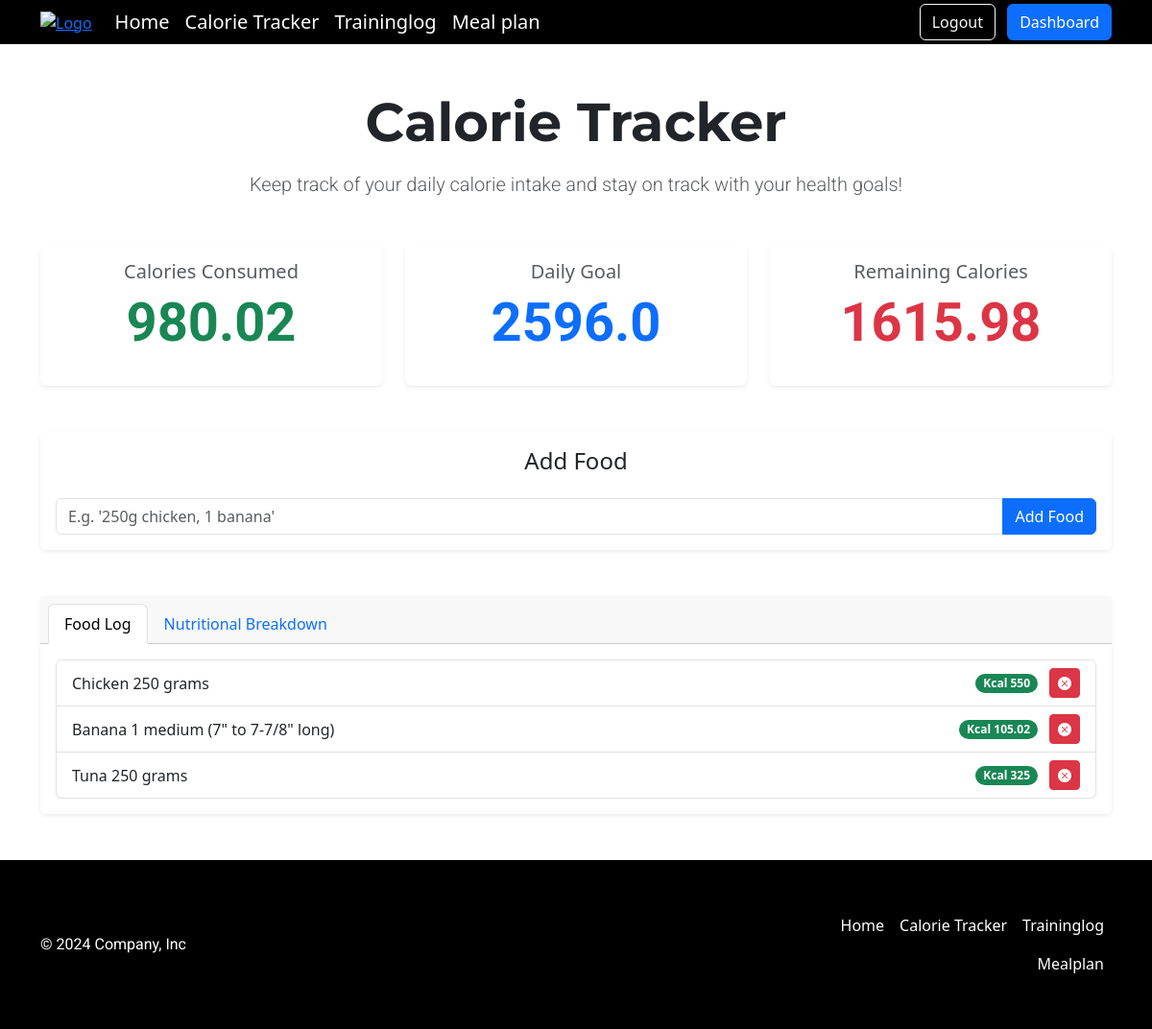
/calorietracker (signed in), run on an earlier commit of the app's database.
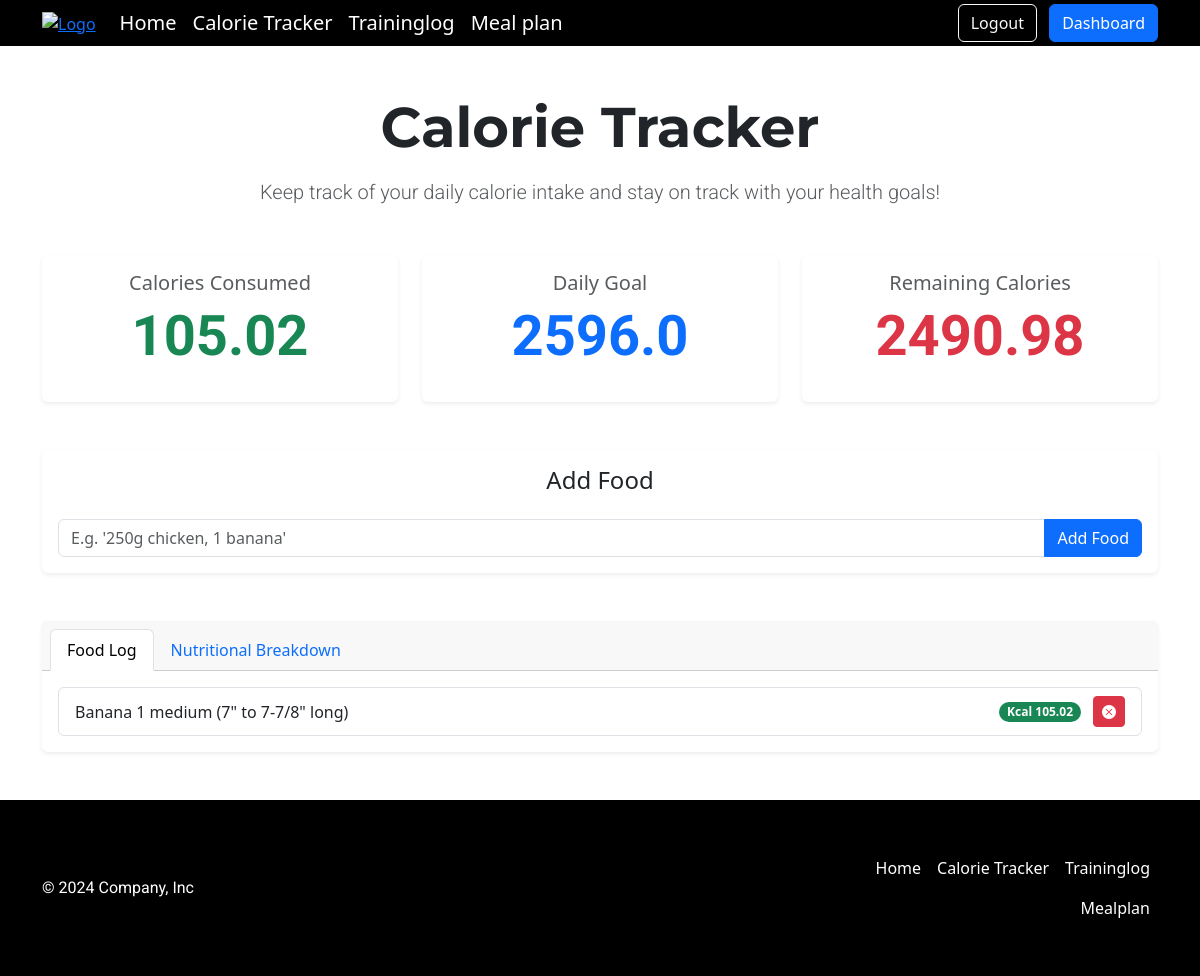
And on a later commit of the database.
### tables this page shows
CREATE TABLE users (
id INTEGER PRIMARY KEY AUTOINCREMENT,
name VARCHAR(255) NOT NULL,
email VARCHAR(255) UNIQUE NOT NULL,
password VARCHAR(255) NOT NULL,
age INTEGER NOT NULL,
gender VARCHAR(10) NOT NULL,
weight FLOAT NOT NULL,
height FLOAT NOT NULL,
goal_weight FLOAT NOT NULL,
goal_type VARCHAR(50) NOT NULL,
training_days INTEGER NOT NULL,
experience_level VARCHAR(50) NOT NULL,
daily_calorie_goal FLOAT NOT NULL,
created_at TIMESTAMP DEFAULT CURRENT_TIMESTAMP,
updated_at TIMESTAMP DEFAULT CURRENT_TIMESTAMP
);

CREATE TABLE food_log (
id INTEGER PRIMARY KEY AUTOINCREMENT,
user_id INTEGER NOT NULL,
food_name VARCHAR(255) NOT NULL,
serving_qty INTEGER NOT NULL,
serving_unit VARCHAR(50) NOT NULL,
calories INTEGER NOT NULL,
proteins INTEGER NOT NULL,
carbohydrates INTEGER NOT NULL,
fats INTEGER NOT NULL,
created_at TIMESTAMP DEFAULT CURRENT_TIMESTAMP,
FOREIGN KEY (user_id) REFERENCES users(id) ON DELETE CASCADE
);

### app.py (the view, shortened to what this page needs)
@app.route("/calorietracker", methods=["GET", "POST"])
@login_required
def calorietracker():
    user_id = session["user_id"]
    food_log = db.execute(
        """
        SELECT id, food_name, serving_qty, serving_unit, calories, proteins, carbohydrates, fats
        FROM food_log
        WHERE user_id = ? AND DATE(created_at) = DATE('now')
        """,
        user_id
    )
    macros = db.execute(
        """
        SELECT SUM(proteins) AS total_proteins,
               SUM(carbohydrates) AS total_carbohydrates,
               SUM(fats) AS total_fats,
               SUM(calories) AS total_calories
        FROM food_log
        WHERE user_id = ? AND DATE(created_at) = DATE('now')
        """,
        user_id
    )[0]
    calorie_goal = db.execute("SELECT daily_calorie_goal FROM users WHERE id = ?", user_id)[0]["daily_calorie_goal"]
    total_consumed = macros["total_calories"] if macros["total_calories"] else 0
    remaining_calories = calorie_goal - total_consumed
    return render_template("calorietracker.html", food_log=food_log, macros=macros, total_consumed=total_consumed, remaining_calories=remaining_calories, calorie_goal=calorie_goal)

### app.py (called while the page is built)
def login_required(f):
    @wraps(f)
    def decorated_function(*args, **kwargs):
        if session.get("user_id") is None:
            return redirect("/login")
        return f(*args, **kwargs)
    return decorated_function

@app.after_request
def after_request(response):
    response.headers["Cache-Control"] = "no-cache, no-store, must-revalidate"
    response.headers["Expires"] = 0
    response.headers["Pragma"] = "no-cache"
    return response

### templates/calorietracker.html (shortened to what this page needs)
{% extends "layout.html" %}
{% block main %}
<div class="container my-5 text-center">
    <h1 class="display-4 mb-3 fw-bold">Calorie Tracker</h1>
    <p class="lead text-muted">Keep track of your daily calorie intake and stay on track with your health goals!</p>
</div>
<div class="container my-5">
    <div class="row g-4 text-center">
        <div class="col-md-4">
            <div class="card shadow-sm border-0 h-100">
                <div class="card-body">
                    <h5 class="card-title text-muted">Calories Consumed</h5>
                    <p class="display-4 text-success fw-bold">{{ total_consumed }}</p>
                </div>
            </div>
        </div>
        <div class="col-md-4">
            <div class="card shadow-sm border-0 h-100">
                <div class="card-body">
                    <h5 class="card-title text-muted">Daily Goal</h5>
                    <p class="display-4 text-primary fw-bold">{{ calorie_goal }}</p>
                </div>
            </div>
        </div>
        <div class="col-md-4">
            <div class="card shadow-sm border-0 h-100">
                <div class="card-body">
                    <h5 class="card-title text-muted">Remaining Calories</h5>
                    <p class="display-4 text-danger fw-bold">{{ remaining_calories }}</p>
                </div>
            </div>
        </div>
    </div>
</div>
<div class="container my-5">
    <div class="card shadow-sm border-0">
        <div class="card-body">
            <h4 class="card-title text-center mb-4">Add Food</h4>
            <form action="/calorietracker" method="post">
                <div class="input-group">
                    <input type="text" class="form-control" placeholder="E.g. '250g chicken, 1 banana'" aria-label="Food input" name="food" required>
                    <button class="btn btn-primary" type="submit">Add Food</button>
                </div>
            </form>
        </div>
    </div>
</div>
<div class="container my-5">
    <div class="card shadow-sm border-0">
        <div class="card-header">
            <ul class="nav nav-tabs card-header-tabs" id="foodLogTabs">
                <li class="nav-item">
                    <a class="nav-link active" id="food-log-tab" data-bs-toggle="tab" href="#food-log" role="tab">Food Log</a>
                </li>
                <li class="nav-item">
                    <a class="nav-link" id="nutrition-tab" data-bs-toggle="tab" href="#nutrition" role="tab">Nutritional Breakdown</a>
                </li>
            </ul>
        </div>
        <div class="card-body tab-content">
        <div class="tab-pane fade show active" id="food-log" role="tabpanel">
            <ul class="list-group">
                {% for food in food_log %}
                    <li class="list-group-item d-flex justify-content-between align-items-center">
                        {{ food.food_name }} {{ food.serving_qty }} {{ food.serving_unit }}
                        <div>
                            <span class="badge bg-success rounded-pill me-2">Kcal {{ food.calories }}</span>
                            <form action="/calorietracker" method="post" style="display: inline;">
                                <button class="btn btn-sm btn-danger" type="submit">
                                    <i class="bi bi-x-circle-fill"></i>
                                </button>
                            </form>
                        </div>
                    </li>
                {% endfor %}
            </ul>
</div>
        </div>
    </div>
</div>
{% endblock %}

### templates/layout.html (shortened to what this page needs)
<!DOCTYPE html>
<html lang="en">
    <head>
        <link href="https://cdn.jsdelivr.net/npm/bootstrap@5.3.3/dist/css/bootstrap.min.css" rel="stylesheet">
        <link href="/static/styles.css" rel="stylesheet">
        <link href="https://cdn.jsdelivr.net/npm/bootstrap-icons/font/bootstrap-icons.css" rel="stylesheet">
    </head>
    <body>
        <header class="bg-black">
            <div class="container">
                <div class="d-flex flex-wrap align-items-center justify-content-center justify-content-lg-start">
                    <a href="/" class="me-3">
                        <img src="/static/logo-white.png" alt="Logo" class="img-fluid" style="max-height: 150px;">
                    </a>
                    {% if session["user_id"] %}
                        <ul class="nav col-12 col-lg-auto me-lg-auto mb-2 justify-content-center mb-md-0">
                            <li><a href="/" class="nav-link px-2 text-white fs-5">Home</a></li>
                            <li><a href="/calorietracker" class="nav-link px-2 text-white fs-5">Calorie Tracker</a></li>
                            <li><a href="/traininglog" class="nav-link px-2 text-white fs-5">Traininglog</a></li>
                            <li><a href="/mealplan" class="nav-link px-2 text-white fs-5">Meal plan</a></li>
                        </ul>
                        <div class="text-end">
                            <a href="/logout" class="btn btn-outline-light me-2">Logout</a>
                            <a href="/dashboard" class="btn btn-primary">Dashboard</a>
                        </div>
                    {% endif %}
                </div>
            </div>
        </header>
        {% block main %}{% endblock %}
        <footer class="bg-black text-white py-5">
            <div class="container">
                <div class="d-flex flex-wrap justify-content-between align-items-center">
                    <p class="col-md-4 mb-0">© 2024 Company, Inc</p>
                    <a href="/" class="col-md-4 d-flex align-items-center justify-content-center mb-3 mb-md-0 me-md-auto text-decoration-none">
                        <svg class="bi me-2" width="40" height="32"><use xlink:href="#bootstrap"></use></svg>
                    </a>
                    {% if session["user_id"] %}
                    <ul class="nav col-md-4 justify-content-end">
                        <li class="nav-item"><a href="/" class="nav-link px-2 text-white">Home</a></li>
                        <li class="nav-item"><a href="/calorietracker" class="nav-link px-2 text-white">Calorie Tracker</a></li>
                        <li class="nav-item"><a href="/traininglog" class="nav-link px-2 text-white">Traininglog</a></li>
                        <li class="nav-item"><a href="/mealplan" class="nav-link px-2 text-white">Mealplan</a></li>
                    </ul>
                    {% endif %}
                </div>
            </div>
        </footer>
    </body>
</html>

### static/styles.css (style rules this page uses)
h1, h2, h3 { font-family: 'Montserrat', sans-serif !important; }
p { font-family: 'Roboto', sans-serif !important; }

What changed in the data, as far as the page shows it:
removed food_log: food_name "Chicken", serving_qty "250", serving_unit "grams", calories "550"
removed food_log: food_name "Tuna", serving_qty "250", serving_unit "grams", calories "325"
Also different on the page:
{{ total_consumed }}: "980.02" → "105.02"
{{ remaining_calories }}: "1615.98" → "2490.98"
